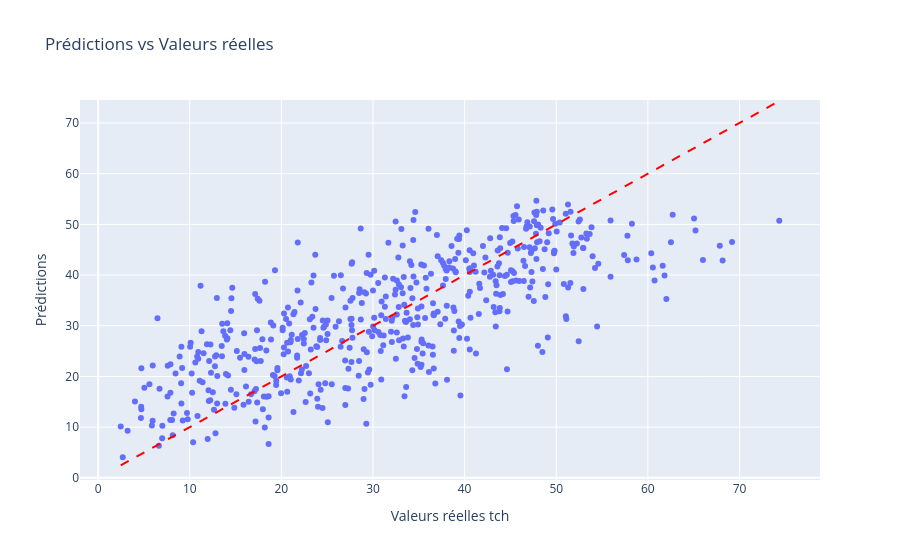

The notebook cell saved with this chart:
### Code cell
# Création du DataFrame pour Plotly Express
df_plot = pd.DataFrame({
    'y_test': y_test,
    'y_pred': y_pred
})

# Scatter plot
fig = px.scatter(
    df_plot,
    x='y_test',
    y='y_pred',
    labels={'y_test': 'Valeurs réelles tch', 'y_pred': 'Prédictions'},
    title='Prédictions vs Valeurs réelles'
)

# Ajouter une ligne y=x pour visualiser l’idéal
fig.add_shape(
    type='line',
    x0=df_plot['y_test'].min(),
    y0=df_plot['y_test'].min(),
    x1=df_plot['y_test'].max(),
    y1=df_plot['y_test'].max(),
    line=dict(color='red', dash='dash')
)

fig.show()

### Figure 1 — Plotly figure (JSON) as saved in the notebook; plotly's stock layout.template omitted (floating-point values rounded to 4 significant figures; data arrays with more than 128 entries replaced by an {"elided": "..."} marker saying what was removed)
{"data": [{"hovertemplate": "Valeurs réelles tch=%{x}<br>Prédictions=%{y}<extra></extra>", "legendgroup": "", "marker": {"color": "#636efa", "symbol": "circle"}, "mode": "markers", "name": "", "orientation": "v", "showlegend": false, "type": "scatter", "x": {"elided": "528 float values"}, "xaxis": "x", "y": {"elided": "528 float values"}, "yaxis": "y"}], "layout": {"legend": {"tracegroupgap": 0}, "shapes": [{"line": {"color": "red", "dash": "dash"}, "type": "line", "x0": 2.47, "x1": 74.34, "y0": 2.47, "y1": 74.34}], "title": {"text": "Prédictions vs Valeurs réelles"}, "xaxis": {"anchor": "y", "domain": [0, 1], "title": {"text": "Valeurs réelles tch"}}, "yaxis": {"anchor": "x", "domain": [0, 1], "title": {"text": "Prédictions"}}}}
